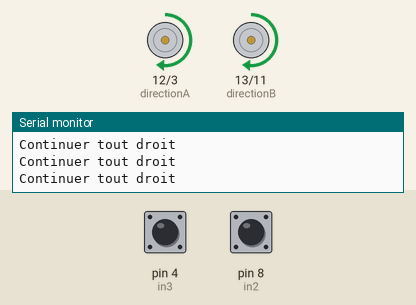
The sketch below on a simulated Arduino Uno, built with avr-gcc and run on an emulated ATmega328P. On the bench: direction and speed pins drawn as motors (green arrow = direction pin HIGH = forward, orange = LOW = backward, longer = more drive), the last lines printed to the serial monitor. The inputs (shaded band) are chosen by the test bench; at power-on: pin 4 (in3) LOW, pin 8 (in2) LOW.

Above: at 1.2 s.
1.3 s: pin 4 (in3) driven HIGH
At 2.5 s:
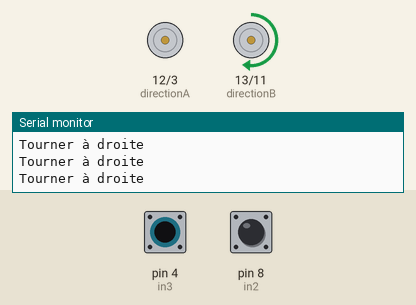
2.8 s: pin 8 (in2) driven HIGH
At 4.1 s:
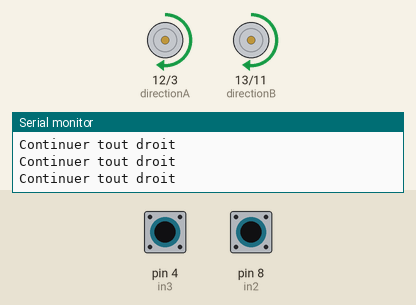
5.8 s: pin 4 (in3) driven LOW
At 6.2 s:
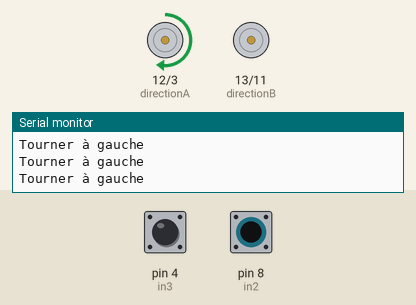
7.3 s: pin 8 (in2) driven LOW
At 8.5 s:
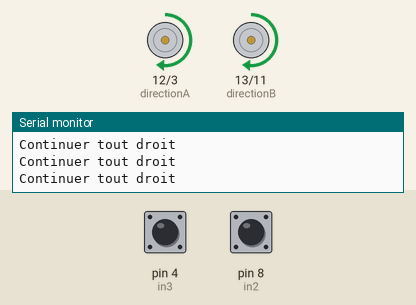
8.8 s: pin 4 (in3) pulsed HIGH 2 times (0.12 s each, 0.3 s apart)
At 9.04 s:
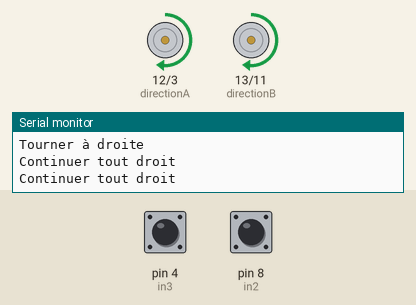
12.4 s: pin 8 (in2) pulsed HIGH 2 times (0.12 s each, 0.3 s apart)
At 12.64 s:
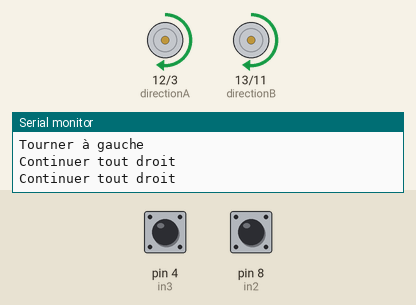
Timing chart, 0 to 15.4 s (numbered marks = the images above; inputs shaded):
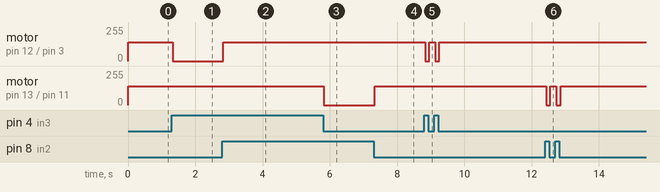

The sketch:

suivi_de_ligne.ino
```cpp
const int input_voltage  = 9;//V
const int nominal_voltage  = 5;////V
const int MAX_SPEED  = int(nominal_voltage * 255 / input_voltage);
const int LOW_SPEED  = int(nominal_voltage * 0 / input_voltage);
const int directionA  = 12;
const int directionB  = 13;
const int speedA  = 3;
const int speedB  = 11;
const int in2  = 8;
const int in3  = 4;


void setup()

{
  Serial.begin(9600);
  pinMode(in2,INPUT);
  pinMode(in3,INPUT);
  //Init Motor Shield
  pinMode(directionA, OUTPUT); //Initiates Motor Channel A pin
  pinMode(directionB, OUTPUT); //Initiates Motor Channel B pin
}
//on Crée Les Fonctions
void d() //Fonction qui permet au robot de tourner a droite
        {
  digitalWrite(directionA, HIGH); //Establishes forward direction of Channel A
  analogWrite(speedA, LOW_SPEED);
  digitalWrite(directionB, HIGH); //Establishes forward direction of Channel B
  analogWrite(speedB, MAX_SPEED);
          }
void g() //Fonction qui permet au robot de tourner a gauche
{
  digitalWrite(directionA, HIGH); //Establishes forward direction of Channel A
  analogWrite(speedA, MAX_SPEED);
  digitalWrite(directionB, HIGH); //Establishes forward direction of Channel B
  analogWrite(speedB, LOW_SPEED);
          }
void av() //Fonction qui permet au robot de continuer tout droit
        {
  digitalWrite(directionA, HIGH); //Establishes forward direction of Channel A
  analogWrite(speedA, MAX_SPEED);
  digitalWrite(directionB, HIGH); //Establishes forward direction of Channel B
  analogWrite(speedB, MAX_SPEED);
          }
void loop()

{
  int in1_val = digitalRead(in2);
  int in4_val = digitalRead(in3);


if ((in1_val) && (  !  in4_val)) //S'il y a du noir à gauche et du blanc à droite, tourner à gauche
    {
      Serial.println("Tourner à gauche");
      g();
    }
    else if ((  !  in1_val) && (in4_val)) //S'il y a du blanc à gauche et du noir à droite, tourner à droite
    {
      Serial.println("Tourner à droite");
      d();
    }
    else //Si les conditions plus haut ne s'appliquent pas, continuer tout droit
    {
      Serial.println("Continuer tout droit");
      av();
    }
}
```

Measured:
- after the input at 1.3 s, motor on pin 12 (directionA) / pin 3 (speedA): forward 141/255 → stopped at once
- after the input at 2.8 s, motor on pin 12 (directionA) / pin 3 (speedA): stopped → forward 141/255 at once
- after the input at 5.8 s, motor on pin 13 (directionB) / pin 11 (speedB): forward 141/255 → stopped at once
- after the input at 7.3 s, motor on pin 13 (directionB) / pin 11 (speedB): stopped → forward 141/255 at once
- after the input at 8.8 s, motor on pin 12 (directionA) / pin 3 (speedA): alternates forward 141/255 for 0.18 s and stopped for 0.12 s, 4 changes in all, then stays forward 141/255, starting at once
- after the input at 12.4 s, motor on pin 13 (directionB) / pin 11 (speedB): alternates forward 141/255 for 0.18 s and stopped for 0.12 s, 4 changes in all, then stays forward 141/255, starting at once
